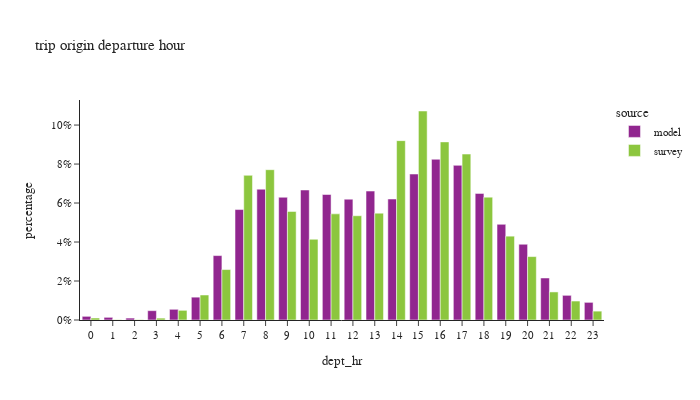

Source (notebook cell):
### Code cell
df_plot = df_trip.groupby(['dept_hr','source'])['trexpfac'].agg(sample_count='size', trexpfac='sum').reset_index()
df_plot['percentage'] = df_plot.groupby(['source'], group_keys=False)['trexpfac']. \
    apply(lambda x: x / float(x.sum()))

fig = px.bar(df_plot, x="dept_hr", y="percentage", color="source",
             barmode="group",title="trip origin departure hour",
             hover_data=['trexpfac','sample_count'])
fig.update_layout(height=400, width=700, font=dict(size=11),
                  xaxis = dict(dtick = 1, categoryorder='category ascending'),
                  yaxis=dict(tickformat=".0%"))
fig.show()

### Figure 1 — Plotly figure (JSON) as saved in the notebook; plotly's stock layout.template omitted (floating-point values rounded to 4 significant figures)
{"data": [{"alignmentgroup": "True", "customdata": [[41300.0, 41300.0], [30070.0, 30070.0], [21690.0, 21690.0], [105300.0, 105300.0], [120700.0, 120700.0], [257700.0, 257700.0], [727000.0, 727000.0], [1247000.0, 1247000.0], [1476000.0, 1476000.0], [1385000.0, 1385000.0], [1467000.0, 1467000.0], [1416000.0, 1416000.0], [1364000.0, 1364000.0], [1455000.0, 1455000.0], [1365000.0, 1365000.0], [1647000.0, 1647000.0], [1814000.0, 1814000.0], [1745000.0, 1745000.0], [1429000.0, 1429000.0], [1080000.0, 1080000.0], [854900.0, 854900.0], [474100.0, 474100.0], [278300.0, 278300.0], [199100.0, 199100.0]], "hovertemplate": "source=model<br>dept_hr=%{x}<br>percentage=%{y}<br>trexpfac=%{customdata[0]}<br>sample_count=%{customdata[1]}<extra></extra>", "legendgroup": "model", "marker": {"color": "#91268F", "pattern": {"shape": ""}}, "name": "model", "offsetgroup": "model", "orientation": "v", "showlegend": true, "textposition": "auto", "type": "bar", "x": [0, 1, 2, 3, 4, 5, 6, 7, 8, 9, 10, 11, 12, 13, 14, 15, 16, 17, 18, 19, 20, 21, 22, 23], "xaxis": "x", "y": [0.001877, 0.001367, 0.0009857, 0.004787, 0.005487, 0.01171, 0.03304, 0.05666, 0.0671, 0.06295, 0.06669, 0.06437, 0.06198, 0.06614, 0.06205, 0.07487, 0.08246, 0.07933, 0.06495, 0.04908, 0.03886, 0.02155, 0.01265, 0.009048], "yaxis": "y"}, {"alignmentgroup": "True", "customdata": [[14160.0, 37.0], [1901.0, 10.0], [2284.0, 18.0], [13390.0, 31.0], [68940.0, 82.0], [178200.0, 214.0], [359700.0, 676.0], [1032000.0, 1625.0], [1072000.0, 1961.0], [774200.0, 1565.0], [575800.0, 1583.0], [756900.0, 1781.0], [743500.0, 1915.0], [761800.0, 1816.0], [1279000.0, 2135.0], [1491000.0, 2486.0], [1270000.0, 2478.0], [1183000.0, 2609.0], [876200.0, 2047.0], [597800.0, 1460.0], [452200.0, 1035.0], [200100.0, 623.0], [135200.0, 276.0], [63200.0, 133.0]], "hovertemplate": "source=survey<br>dept_hr=%{x}<br>percentage=%{y}<br>trexpfac=%{customdata[0]}<br>sample_count=%{customdata[1]}<extra></extra>", "legendgroup": "survey", "marker": {"color": "#8CC63E", "pattern": {"shape": ""}}, "name": "survey", "offsetgroup": "survey", "orientation": "v", "showlegend": true, "textposition": "auto", "type": "bar", "x": [0, 1, 2, 3, 4, 5, 6, 7, 8, 9, 10, 11, 12, 13, 14, 15, 16, 17, 18, 19, 20, 21, 22, 23], "xaxis": "x", "y": [0.001019, 0.0001367, 0.0001643, 0.0009632, 0.004959, 0.01282, 0.02587, 0.07422, 0.0771, 0.05569, 0.04142, 0.05444, 0.05348, 0.0548, 0.09201, 0.1072, 0.09137, 0.08512, 0.06302, 0.043, 0.03253, 0.0144, 0.009724, 0.004546], "yaxis": "y"}], "layout": {"barmode": "group", "font": {"size": 11}, "height": 400, "legend": {"title": {"text": "source"}, "tracegroupgap": 0}, "title": {"text": "trip origin departure hour"}, "width": 700, "xaxis": {"anchor": "y", "categoryorder": "category ascending", "domain": [0.0, 1.0], "dtick": 1, "title": {"text": "dept_hr"}}, "yaxis": {"anchor": "x", "domain": [0.0, 1.0], "tickformat": ".0%", "title": {"text": "percentage"}}}}
